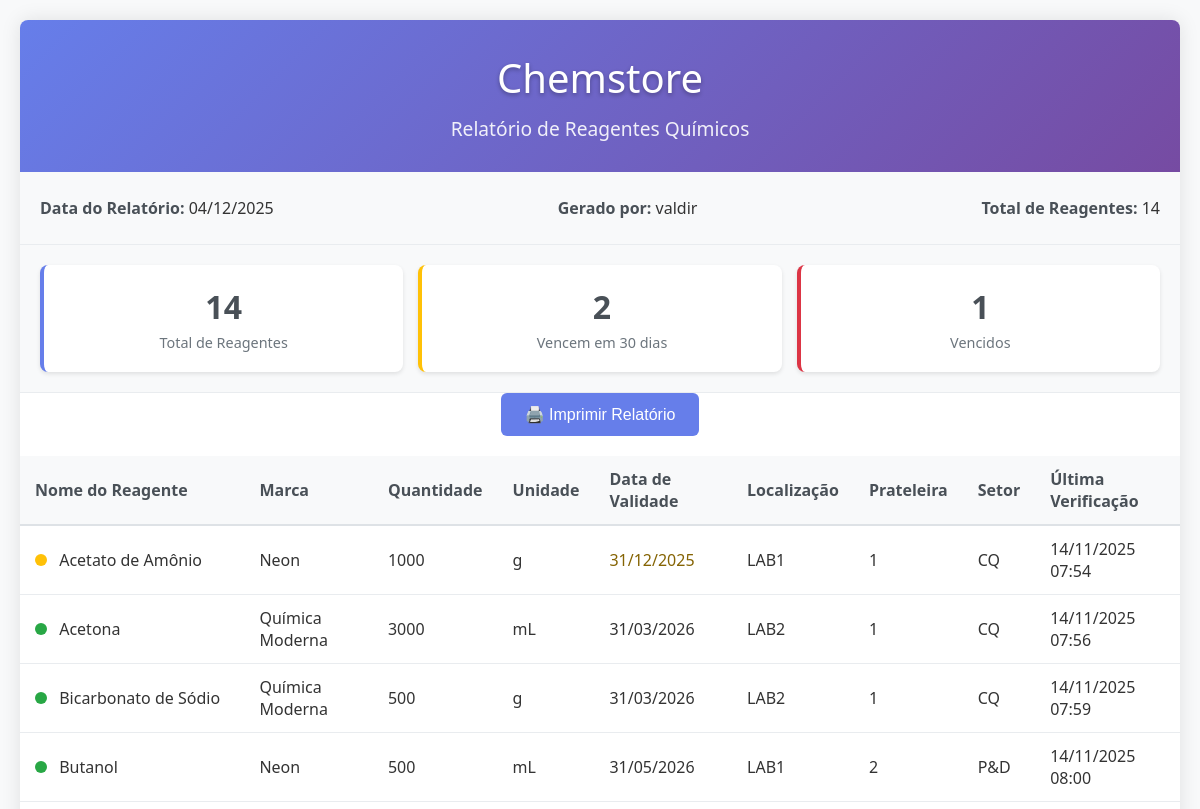
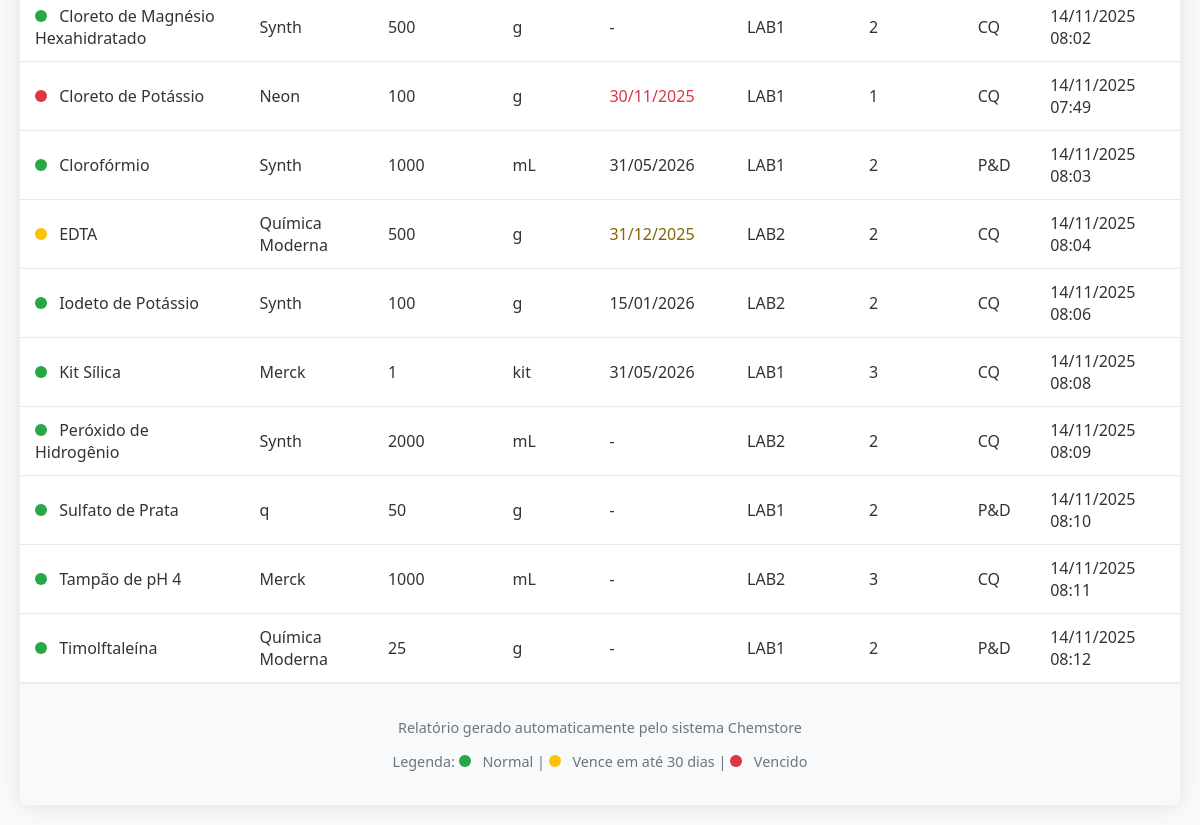
Before: /reagents/report/ (signed in) with the older database file (2 pictures, top to bottom).
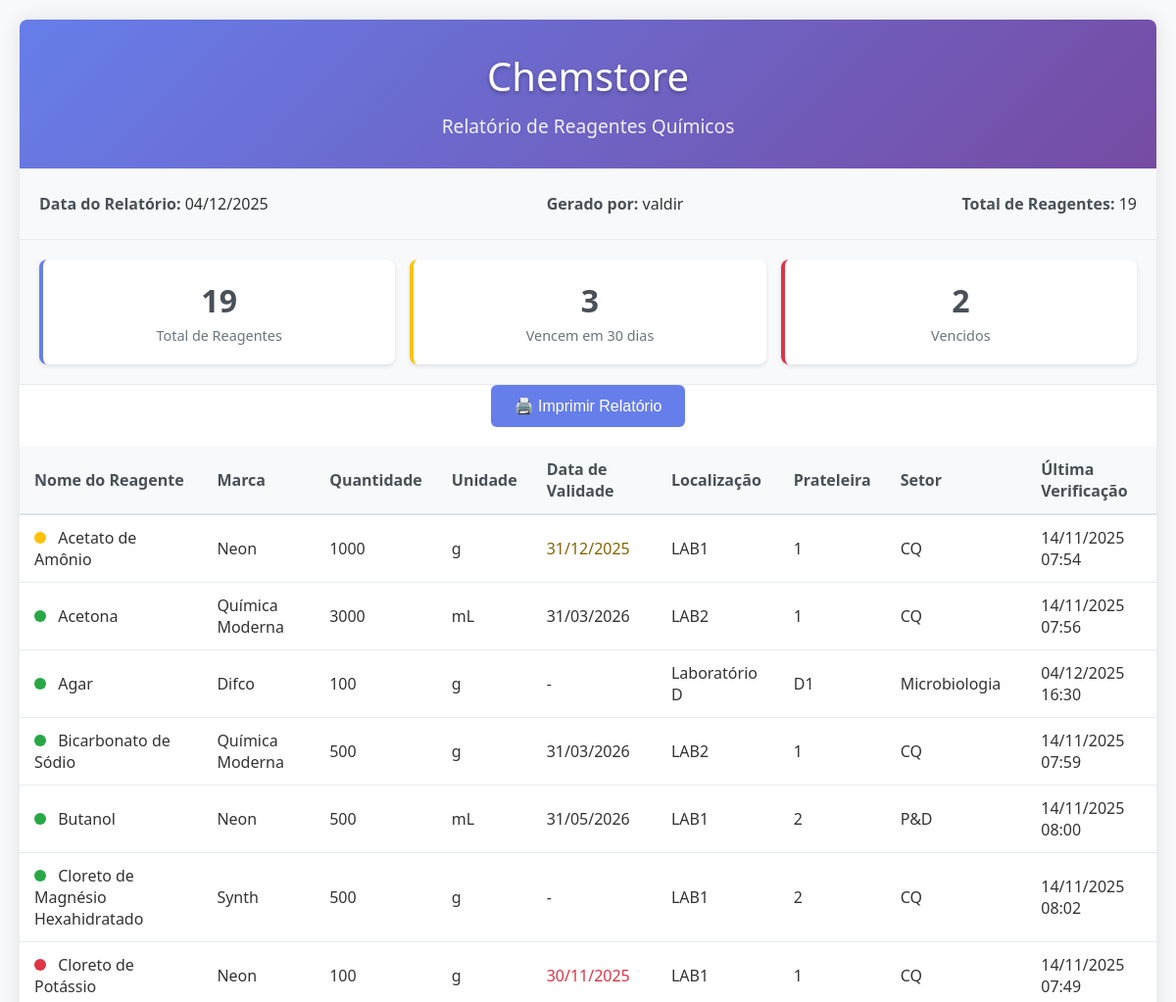
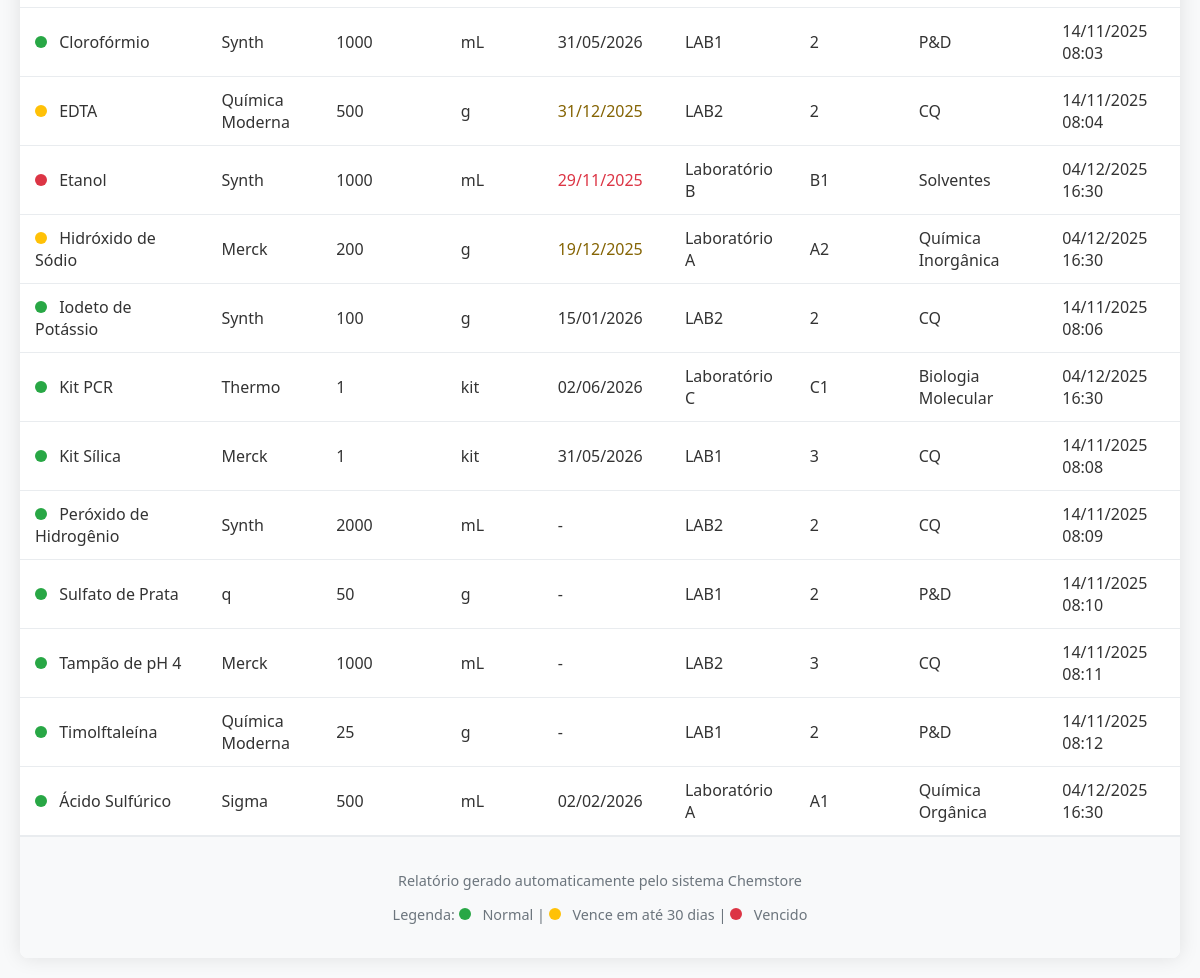
After: the same page with the newer database file (2 pictures, top to bottom).
### reagents/models.py (models this page shows, shortened)
class Reagents(models.Model):
    UNITY_CHOICES = [
        ('g', 'g'),
        ('mL', 'mL'),
        ('kit', 'kit'),
        ('kg', 'kg'),
        ('un.', 'un.'),
    ]
    name = models.CharField(max_length=255, verbose_name="Nome do Reagente")
    mark = models.CharField(max_length=50, verbose_name="Marca")
    quantity = models.IntegerField(verbose_name="Quantidade", default=0)
    unity = models.CharField(max_length=10, choices=UNITY_CHOICES, null=True, blank=True, verbose_name="Unidade")
    expiration_date = models.DateField(null=True, blank=True, verbose_name="Data de Validade")
    local = models.CharField( max_length=50, default="-", verbose_name="Localizacao")
    rack = models.CharField(max_length=50, blank=True, verbose_name="Prateleira")
    verify = models.DateTimeField(auto_now=True,  verbose_name="Verificacao")
    users = models.ForeignKey(User, null=True, blank=True, on_delete=models.CASCADE, verbose_name='Usuario')
    sector = models.CharField(max_length=50, blank=True, default="-", verbose_name="Setor")
    class Meta:
        ordering = ['name']
        verbose_name = "Reagente"

### reagents/views.py (the view)
# urls.py: path('report/', views.reagents_report, name='reagents_report'),
@login_required
def reagents_report(request):
    reagents = Reagents.objects.all().order_by('name')
    today = date.today()
    thirty_days_from_now = today + timedelta(days=30)
    total_reagents = reagents.count()
    expiring_soon = reagents.filter(
        expiration_date__lte=thirty_days_from_now,
        expiration_date__gte=today
    ).count()
    expired = reagents.filter(expiration_date__lt=today).count()
    reagents_with_status = []
    for reagent in reagents:
        status = 'normal'
        if reagent.expiration_date:
            if reagent.expiration_date < today:
                status = 'expired'
            elif reagent.expiration_date <= thirty_days_from_now:
                status = 'warning'
        reagents_with_status.append({
            'reagent': reagent,
            'status': status
        })
    context = {
        'reagents_with_status': reagents_with_status,
        'total_reagents': total_reagents,
        'expiring_soon': expiring_soon,
        'expired': expired,
        'report_date': today,
        'generated_by': request.user.get_full_name() or request.user.username,
    }
    return render(request, 'reagents/report.html', context)

### templates/reagents/report.html (shortened to what this page needs)
<!DOCTYPE html>
<html lang="pt-br">
<head>
</head>
<body>
    <div class="report-container">
        <div class="report-header">
            <h1>Chemstore</h1>
            <div class="subtitle">Relatório de Reagentes Químicos</div>
        </div>
        <div class="report-meta">
            <div class="meta-item">
                <strong>Data do Relatório:</strong> {{ report_date|date:"d/m/Y" }}
            </div>
            <div class="meta-item">
                <strong>Gerado por:</strong> {{ generated_by }}
            </div>
            <div class="meta-item">
                <strong>Total de Reagentes:</strong> {{ total_reagents }}
            </div>
        </div>
        <div class="stats-grid">
            <div class="stat-card">
                <div class="stat-number">{{ total_reagents }}</div>
                <div class="stat-label">Total de Reagentes</div>
            </div>
            <div class="stat-card warning">
                <div class="stat-number">{{ expiring_soon }}</div>
                <div class="stat-label">Vencem em 30 dias</div>
            </div>
            <div class="stat-card expired">
                <div class="stat-number">{{ expired }}</div>
                <div class="stat-label">Vencidos</div>
            </div>
        </div>
        <div class="no-print">
            <button class="btn-print" onclick="window.print()">🖨️ Imprimir Relatório</button>
        </div>
        <table class="reagents-table">
            <thead>
                <tr>
                    <th>Nome do Reagente</th>
                    <th>Marca</th>
                    <th>Quantidade</th>
                    <th>Unidade</th>
                    <th>Data de Validade</th>
                    <th>Localização</th>
                    <th>Prateleira</th>
                    <th>Setor</th>
                    <th>Última Verificação</th>
                </tr>
            </thead>
            <tbody>
                {% for item in reagents_with_status %}
                {% with reagent=item.reagent status=item.status %}
                <tr>
                    <td>
                        {% if status == 'expired' %}
                            <span class="status-indicator status-expired"></span>
                        {% elif status == 'warning' %}
                            <span class="status-indicator status-warning"></span>
                        {% else %}
                            <span class="status-indicator status-normal"></span>
                        {% endif %}
                        {{ reagent.name }}
                    </td>
                    <td>{{ reagent.mark }}</td>
                    <td>{{ reagent.quantity }}</td>
                    <td>{{ reagent.unity }}</td>
                    <td>
                        {% if reagent.expiration_date %}
                            <span class="expiration-date {% if status == 'expired' %}expired-date{% elif status == 'warning' %}warning-date{% endif %}">
                                {{ reagent.expiration_date|date:"d/m/Y" }}
                            </span>
                        {% else %}
                            <span class="expiration-date">-</span>
                        {% endif %}
                    </td>
                    <td>{{ reagent.local }}</td>
                    <td>{{ reagent.rack }}</td>
                    <td>{{ reagent.sector }}</td>
                    <td>{{ reagent.verify|date:"d/m/Y H:i" }}</td>
                </tr>
                {% endwith %}
                {% endfor %}
            </tbody>
        </table>
        <div class="footer">
            <p>Relatório gerado automaticamente pelo sistema Chemstore</p>
            <p>Legenda: <span class="status-indicator status-normal"></span> Normal |
               <span class="status-indicator status-warning"></span> Vence em até 30 dias |
               <span class="status-indicator status-expired"></span> Vencido</p>
        </div>
    </div>
</body>
</html>

### templates/reagents/report.html (style rules this page uses)
body { font-family: 'Segoe UI', Tahoma, Geneva, Verdana, sans-serif; margin: 0; padding: 20px; background-color: #f8f9fa; color: #333; }
.report-container { max-width: 1200px; margin: 0 auto; background: white; box-shadow: 0 0 20px rgba(0,0,0,0.1); border-radius: 8px; overflow: hidden; }
.report-header { background: linear-gradient(135deg, #667eea 0%, #764ba2 100%); color: white; padding: 30px; text-align: center; }
.report-header h1 { margin: 0; font-size: 2.5em; font-weight: 300; text-shadow: 0 2px 4px rgba(0,0,0,0.3); }
.report-header .subtitle { margin: 10px 0 0 0; font-size: 1.2em; opacity: 0.9; }
.report-meta { background: #f8f9fa; padding: 20px; border-bottom: 1px solid #e9ecef; display: flex; justify-content: space-between; flex-wrap: wrap; }
.meta-item { margin: 5px 0; }
.meta-item strong { color: #495057; }
.stats-grid { display: grid; grid-template-columns: repeat(auto-fit, minmax(200px, 1fr)); gap: 15px; padding: 20px; background: #f8f9fa; border-bottom: 1px solid #e9ecef; }
.stat-card { background: white; padding: 20px; border-radius: 8px; text-align: center; box-shadow: 0 2px 4px rgba(0,0,0,0.1); border-left: 4px solid #667eea; }
.stat-card.expired { border-left-color: #dc3545; }
.stat-card.warning { border-left-color: #ffc107; }
.stat-number { font-size: 2em; font-weight: bold; color: #495057; }
.stat-label { color: #6c757d; font-size: 0.9em; margin-top: 5px; }
.reagents-table { width: 100%; border-collapse: collapse; margin: 0; }
.reagents-table th, .reagents-table td { padding: 12px 15px; text-align: left; border-bottom: 1px solid #e9ecef; }
.reagents-table th { background: #f8f9fa; font-weight: 600; color: #495057; border-bottom: 2px solid #dee2e6; position: sticky; top: 0; z-index: 10; }
.status-indicator { display: inline-block; width: 12px; height: 12px; border-radius: 50%; margin-right: 8px; }
.status-normal { background-color: #28a745; }
.status-warning { background-color: #ffc107; }
.status-expired { background-color: #dc3545; }
.expiration-date { font-weight: 500; }
.expired-date { color: #dc3545; }
.warning-date { color: #856404; }
.no-print { margin-bottom: 20px; text-align: center; }
.btn-print { background: #667eea; color: white; border: none; padding: 12px 24px; border-radius: 6px; cursor: pointer; font-size: 1em; font-weight: 500; transition: background-color 0.3s; }
.footer { background: #f8f9fa; padding: 20px; text-align: center; border-top: 1px solid #e9ecef; color: #6c757d; font-size: 0.9em; }

Changed rows visible on the page:
added Reagents: reagent.name "Agar", reagent.mark "Difco", reagent.quantity "100", reagent.unity "g", reagent.local "Laboratório D", reagent.rack "D1", reagent.sector "Microbiologia", reagent.verify "04/12/2025 16:30"
added Reagents: reagent.name "Etanol", reagent.mark "Synth", reagent.quantity "1000", reagent.unity "mL", reagent.expiration_date "29/11/2025", reagent.local "Laboratório B", reagent.rack "B1", reagent.sector "Solventes", reagent.verify "04/12/2025 16:30"
added Reagents: reagent.name "Hidróxido de Sódio", reagent.mark "Merck", reagent.quantity "200", reagent.unity "g", reagent.expiration_date "19/12/2025", reagent.local "Laboratório A", reagent.rack "A2", reagent.sector "Química Inorgânica", reagent.verify "04/12/2025 16:30"
added Reagents: reagent.name "Kit PCR", reagent.mark "Thermo", reagent.quantity "1", reagent.unity "kit", reagent.expiration_date "02/06/2026", reagent.local "Laboratório C", reagent.rack "C1", reagent.sector "Biologia Molecular", reagent.verify "04/12/2025 16:30"
added Reagents: reagent.name "Ácido Sulfúrico", reagent.mark "Sigma", reagent.quantity "500", reagent.unity "mL", reagent.expiration_date "02/02/2026", reagent.local "Laboratório A", reagent.rack "A1", reagent.sector "Química Orgânica", reagent.verify "04/12/2025 16:30"
Other visible differences:
{{ total_reagents }}: "14" → "19"
{{ expiring_soon }}: "2" → "3"
{{ expired }}: "1" → "2"
